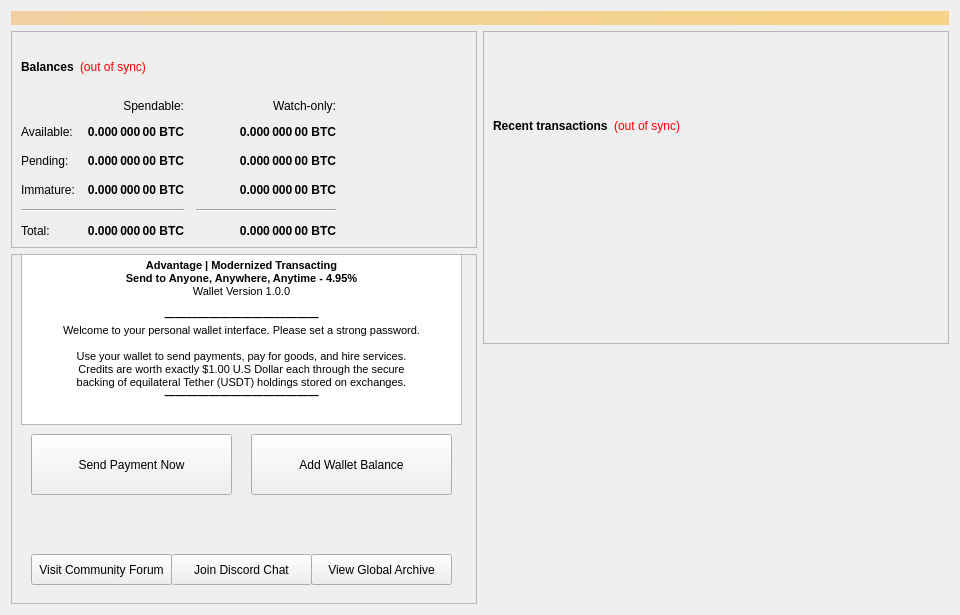
<?xml version="1.0" encoding="UTF-8"?>
<ui version="4.0">
 <class>OverviewPage</class>
 <widget class="QWidget" name="OverviewPage">
  <property name="geometry">
   <rect>
    <x>0</x>
    <y>0</y>
    <width>960</width>
    <height>615</height>
   </rect>
  </property>
  <property name="minimumSize">
   <size>
    <width>960</width>
    <height>0</height>
   </size>
  </property>
  <property name="windowTitle">
   <string>Form</string>
  </property>
  <layout class="QVBoxLayout" name="topLayout">
   <item>
    <widget class="QLabel" name="labelAlerts">
     <property name="visible">
      <bool>false</bool>
     </property>
     <property name="styleSheet">
      <string notr="true">background-color: qlineargradient(x1: 0, y1: 0, x2: 1, y2: 0, stop:0 #F0D0A0, stop:1 #F8D488); color:#000000;</string>
     </property>
     <property name="wordWrap">
      <bool>true</bool>
     </property>
     <property name="margin">
      <number>3</number>
     </property>
    </widget>
   </item>
   <item>
    <layout class="QHBoxLayout" name="horizontalLayout" stretch="1,1">
     <item>
      <layout class="QVBoxLayout" name="verticalLayout_2">
       <item>
        <widget class="QFrame" name="frame">
         <property name="frameShape">
          <enum>QFrame::StyledPanel</enum>
         </property>
         <property name="frameShadow">
          <enum>QFrame::Raised</enum>
         </property>
         <layout class="QVBoxLayout" name="verticalLayout_4">
          <item>
           <layout class="QHBoxLayout" name="horizontalLayout_4">
            <item>
             <widget class="QLabel" name="label_5">
              <property name="font">
               <font>
                <weight>75</weight>
                <bold>true</bold>
               </font>
              </property>
              <property name="text">
               <string>Balances</string>
              </property>
             </widget>
            </item>
            <item>
             <widget class="QLabel" name="labelWalletStatus">
              <property name="cursor">
               <cursorShape>WhatsThisCursor</cursorShape>
              </property>
              <property name="toolTip">
               <string>The displayed information may be out of date. Your wallet automatically synchronizes with the Advantage network after a connection is established, but this process has not completed yet.</string>
              </property>
              <property name="styleSheet">
               <string notr="true">QLabel { color: red; }</string>
              </property>
              <property name="text">
               <string notr="true">(out of sync)</string>
              </property>
              <property name="alignment">
               <set>Qt::AlignLeading|Qt::AlignLeft|Qt::AlignVCenter</set>
              </property>
             </widget>
            </item>
            <item>
             <spacer name="horizontalSpacer_3">
              <property name="orientation">
               <enum>Qt::Horizontal</enum>
              </property>
              <property name="sizeHint" stdset="0">
               <size>
                <width>40</width>
                <height>20</height>
               </size>
              </property>
             </spacer>
            </item>
           </layout>
          </item>
          <item>
           <layout class="QGridLayout" name="gridLayout">
            <property name="spacing">
             <number>12</number>
            </property>
            <item row="2" column="2">
             <widget class="QLabel" name="labelWatchPending">
              <property name="font">
               <font>
                <weight>75</weight>
                <bold>true</bold>
               </font>
              </property>
              <property name="cursor">
               <cursorShape>IBeamCursor</cursorShape>
              </property>
              <property name="toolTip">
               <string>Unconfirmed transactions to watch-only addresses</string>
              </property>
              <property name="text">
               <string notr="true">0.000 000 00 BTC</string>
              </property>
              <property name="alignment">
               <set>Qt::AlignRight|Qt::AlignTrailing|Qt::AlignVCenter</set>
              </property>
              <property name="textInteractionFlags">
               <set>Qt::LinksAccessibleByMouse|Qt::TextSelectableByKeyboard|Qt::TextSelectableByMouse</set>
              </property>
             </widget>
            </item>
            <item row="2" column="1">
             <widget class="QLabel" name="labelUnconfirmed">
              <property name="font">
               <font>
                <weight>75</weight>
                <bold>true</bold>
               </font>
              </property>
              <property name="cursor">
               <cursorShape>IBeamCursor</cursorShape>
              </property>
              <property name="toolTip">
               <string>Total of transactions that have yet to be confirmed, and do not yet count toward the spendable balance</string>
              </property>
              <property name="text">
               <string notr="true">0.000 000 00 BTC</string>
              </property>
              <property name="alignment">
               <set>Qt::AlignRight|Qt::AlignTrailing|Qt::AlignVCenter</set>
              </property>
              <property name="textInteractionFlags">
               <set>Qt::LinksAccessibleByMouse|Qt::TextSelectableByKeyboard|Qt::TextSelectableByMouse</set>
              </property>
             </widget>
            </item>
            <item row="3" column="2">
             <widget class="QLabel" name="labelWatchImmature">
              <property name="font">
               <font>
                <weight>75</weight>
                <bold>true</bold>
               </font>
              </property>
              <property name="cursor">
               <cursorShape>IBeamCursor</cursorShape>
              </property>
              <property name="toolTip">
               <string>Staked or masternode rewards in watch-only addresses that has not yet matured</string>
              </property>
              <property name="text">
               <string notr="true">0.000 000 00 BTC</string>
              </property>
              <property name="alignment">
               <set>Qt::AlignRight|Qt::AlignTrailing|Qt::AlignVCenter</set>
              </property>
              <property name="textInteractionFlags">
               <set>Qt::LinksAccessibleByMouse|Qt::TextSelectableByKeyboard|Qt::TextSelectableByMouse</set>
              </property>
             </widget>
            </item>
            <item row="4" column="0" colspan="2">
             <widget class="Line" name="lineSpendableBalance">
              <property name="orientation">
               <enum>Qt::Horizontal</enum>
              </property>
             </widget>
            </item>
            <item row="4" column="2">
             <widget class="Line" name="lineWatchBalance">
              <property name="sizePolicy">
               <sizepolicy hsizetype="Preferred" vsizetype="Fixed">
                <horstretch>0</horstretch>
                <verstretch>0</verstretch>
               </sizepolicy>
              </property>
              <property name="minimumSize">
               <size>
                <width>140</width>
                <height>0</height>
               </size>
              </property>
              <property name="orientation">
               <enum>Qt::Horizontal</enum>
              </property>
             </widget>
            </item>
            <item row="5" column="0">
             <widget class="QLabel" name="labelTotalText">
              <property name="text">
               <string>Total:</string>
              </property>
             </widget>
            </item>
            <item row="3" column="1">
             <widget class="QLabel" name="labelImmature">
              <property name="font">
               <font>
                <weight>75</weight>
                <bold>true</bold>
               </font>
              </property>
              <property name="cursor">
               <cursorShape>IBeamCursor</cursorShape>
              </property>
              <property name="toolTip">
               <string>Staked or masternode rewards that has not yet matured</string>
              </property>
              <property name="text">
               <string notr="true">0.000 000 00 BTC</string>
              </property>
              <property name="alignment">
               <set>Qt::AlignRight|Qt::AlignTrailing|Qt::AlignVCenter</set>
              </property>
              <property name="textInteractionFlags">
               <set>Qt::LinksAccessibleByMouse|Qt::TextSelectableByKeyboard|Qt::TextSelectableByMouse</set>
              </property>
             </widget>
            </item>
            <item row="2" column="3">
             <spacer name="horizontalSpacer_2">
              <property name="orientation">
               <enum>Qt::Horizontal</enum>
              </property>
              <property name="sizeHint" stdset="0">
               <size>
                <width>40</width>
                <height>20</height>
               </size>
              </property>
             </spacer>
            </item>
            <item row="3" column="0">
             <widget class="QLabel" name="labelImmatureText">
              <property name="text">
               <string>Immature:</string>
              </property>
             </widget>
            </item>
            <item row="5" column="1">
             <widget class="QLabel" name="labelTotal">
              <property name="font">
               <font>
                <weight>75</weight>
                <bold>true</bold>
               </font>
              </property>
              <property name="cursor">
               <cursorShape>IBeamCursor</cursorShape>
              </property>
              <property name="toolTip">
               <string>Your current total balance</string>
              </property>
              <property name="text">
               <string notr="true">0.000 000 00 BTC</string>
              </property>
              <property name="alignment">
               <set>Qt::AlignRight|Qt::AlignTrailing|Qt::AlignVCenter</set>
              </property>
              <property name="textInteractionFlags">
               <set>Qt::LinksAccessibleByMouse|Qt::TextSelectableByKeyboard|Qt::TextSelectableByMouse</set>
              </property>
             </widget>
            </item>
            <item row="5" column="2">
             <widget class="QLabel" name="labelWatchTotal">
              <property name="font">
               <font>
                <weight>75</weight>
                <bold>true</bold>
               </font>
              </property>
              <property name="cursor">
               <cursorShape>IBeamCursor</cursorShape>
              </property>
              <property name="toolTip">
               <string>Current total balance in watch-only addresses</string>
              </property>
              <property name="text">
               <string notr="true">0.000 000 00 BTC</string>
              </property>
              <property name="alignment">
               <set>Qt::AlignRight|Qt::AlignTrailing|Qt::AlignVCenter</set>
              </property>
              <property name="textInteractionFlags">
               <set>Qt::LinksAccessibleByMouse|Qt::TextSelectableByKeyboard|Qt::TextSelectableByMouse</set>
              </property>
             </widget>
            </item>
            <item row="0" column="2">
             <widget class="QLabel" name="labelWatchonly">
              <property name="text">
               <string>Watch-only:</string>
              </property>
              <property name="alignment">
               <set>Qt::AlignRight|Qt::AlignTrailing|Qt::AlignVCenter</set>
              </property>
             </widget>
            </item>
            <item row="1" column="0">
             <widget class="QLabel" name="labelBalanceText">
              <property name="text">
               <string>Available:</string>
              </property>
             </widget>
            </item>
            <item row="1" column="1">
             <widget class="QLabel" name="labelBalance">
              <property name="font">
               <font>
                <weight>75</weight>
                <bold>true</bold>
               </font>
              </property>
              <property name="cursor">
               <cursorShape>IBeamCursor</cursorShape>
              </property>
              <property name="toolTip">
               <string>Your current spendable balance</string>
              </property>
              <property name="text">
               <string notr="true">0.000 000 00 BTC</string>
              </property>
              <property name="alignment">
               <set>Qt::AlignRight|Qt::AlignTrailing|Qt::AlignVCenter</set>
              </property>
              <property name="textInteractionFlags">
               <set>Qt::LinksAccessibleByMouse|Qt::TextSelectableByKeyboard|Qt::TextSelectableByMouse</set>
              </property>
             </widget>
            </item>
            <item row="1" column="2">
             <widget class="QLabel" name="labelWatchAvailable">
              <property name="font">
               <font>
                <weight>75</weight>
                <bold>true</bold>
               </font>
              </property>
              <property name="cursor">
               <cursorShape>IBeamCursor</cursorShape>
              </property>
              <property name="toolTip">
               <string>Your current balance in watch-only addresses</string>
              </property>
              <property name="text">
               <string notr="true">0.000 000 00 BTC</string>
              </property>
              <property name="alignment">
               <set>Qt::AlignRight|Qt::AlignTrailing|Qt::AlignVCenter</set>
              </property>
              <property name="textInteractionFlags">
               <set>Qt::LinksAccessibleByMouse|Qt::TextSelectableByKeyboard|Qt::TextSelectableByMouse</set>
              </property>
             </widget>
            </item>
            <item row="2" column="0">
             <widget class="QLabel" name="labelPendingText">
              <property name="text">
               <string>Pending:</string>
              </property>
             </widget>
            </item>
            <item row="0" column="1">
             <widget class="QLabel" name="labelSpendable">
              <property name="text">
               <string>Spendable:</string>
              </property>
              <property name="alignment">
               <set>Qt::AlignRight|Qt::AlignTrailing|Qt::AlignVCenter</set>
              </property>
             </widget>
            </item>
           </layout>
          </item>
         </layout>
        </widget>
       </item>
       <item>
        <widget class="QFrame" name="frameObfuscation">
         <property name="minimumSize">
          <size>
           <width>0</width>
           <height>350</height>
          </size>
         </property>
         <property name="layoutDirection">
          <enum>Qt::LeftToRight</enum>
         </property>
         <property name="frameShape">
          <enum>QFrame::StyledPanel</enum>
         </property>
         <property name="frameShadow">
          <enum>QFrame::Raised</enum>
         </property>
         <widget class="QPushButton" name="runAutoDenom">
          <property name="geometry">
           <rect>
            <x>251</x>
            <y>17</y>
            <width>1</width>
            <height>1</height>
           </rect>
          </property>
          <property name="palette">
           <palette>
            <active>
             <colorrole role="WindowText">
              <brush brushstyle="SolidPattern">
               <color alpha="255">
                <red>0</red>
                <green>0</green>
                <blue>0</blue>
               </color>
              </brush>
             </colorrole>
             <colorrole role="Button">
              <brush brushstyle="SolidPattern">
               <color alpha="255">
                <red>239</red>
                <green>238</green>
                <blue>238</blue>
               </color>
              </brush>
             </colorrole>
             <colorrole role="Light">
              <brush brushstyle="SolidPattern">
               <color alpha="255">
                <red>255</red>
                <green>255</green>
                <blue>255</blue>
               </color>
              </brush>
             </colorrole>
             <colorrole role="Midlight">
              <brush brushstyle="SolidPattern">
               <color alpha="255">
                <red>247</red>
                <green>246</green>
                <blue>246</blue>
               </color>
              </brush>
             </colorrole>
             <colorrole role="Dark">
              <brush brushstyle="SolidPattern">
               <color alpha="255">
                <red>119</red>
                <green>119</green>
                <blue>119</blue>
               </color>
              </brush>
             </colorrole>
             <colorrole role="Mid">
              <brush brushstyle="SolidPattern">
               <color alpha="255">
                <red>159</red>
                <green>159</green>
                <blue>159</blue>
               </color>
              </brush>
             </colorrole>
             <colorrole role="Text">
              <brush brushstyle="SolidPattern">
               <color alpha="255">
                <red>0</red>
                <green>0</green>
                <blue>0</blue>
               </color>
              </brush>
             </colorrole>
             <colorrole role="BrightText">
              <brush brushstyle="SolidPattern">
               <color alpha="255">
                <red>255</red>
                <green>255</green>
                <blue>255</blue>
               </color>
              </brush>
             </colorrole>
             <colorrole role="ButtonText">
              <brush brushstyle="SolidPattern">
               <color alpha="255">
                <red>0</red>
                <green>0</green>
                <blue>0</blue>
               </color>
              </brush>
             </colorrole>
             <colorrole role="Base">
              <brush brushstyle="SolidPattern">
               <color alpha="255">
                <red>255</red>
                <green>255</green>
                <blue>255</blue>
               </color>
              </brush>
             </colorrole>
             <colorrole role="Window">
              <brush brushstyle="SolidPattern">
               <color alpha="255">
                <red>239</red>
                <green>238</green>
                <blue>238</blue>
               </color>
              </brush>
             </colorrole>
             <colorrole role="Shadow">
              <brush brushstyle="SolidPattern">
               <color alpha="255">
                <red>0</red>
                <green>0</green>
                <blue>0</blue>
               </color>
              </brush>
             </colorrole>
             <colorrole role="AlternateBase">
              <brush brushstyle="SolidPattern">
               <color alpha="255">
                <red>247</red>
                <green>246</green>
                <blue>246</blue>
               </color>
              </brush>
             </colorrole>
             <colorrole role="ToolTipBase">
              <brush brushstyle="SolidPattern">
               <color alpha="255">
                <red>255</red>
                <green>255</green>
                <blue>220</blue>
               </color>
              </brush>
             </colorrole>
             <colorrole role="ToolTipText">
              <brush brushstyle="SolidPattern">
               <color alpha="255">
                <red>0</red>
                <green>0</green>
                <blue>0</blue>
               </color>
              </brush>
             </colorrole>
            </active>
            <inactive>
             <colorrole role="WindowText">
              <brush brushstyle="SolidPattern">
               <color alpha="255">
                <red>0</red>
                <green>0</green>
                <blue>0</blue>
               </color>
              </brush>
             </colorrole>
             <colorrole role="Button">
              <brush brushstyle="SolidPattern">
               <color alpha="255">
                <red>239</red>
                <green>238</green>
                <blue>238</blue>
               </color>
              </brush>
             </colorrole>
             <colorrole role="Light">
              <brush brushstyle="SolidPattern">
               <color alpha="255">
                <red>255</red>
                <green>255</green>
                <blue>255</blue>
               </color>
              </brush>
             </colorrole>
             <colorrole role="Midlight">
              <brush brushstyle="SolidPattern">
               <color alpha="255">
                <red>247</red>
                <green>246</green>
                <blue>246</blue>
               </color>
              </brush>
             </colorrole>
             <colorrole role="Dark">
              <brush brushstyle="SolidPattern">
               <color alpha="255">
                <red>119</red>
                <green>119</green>
                <blue>119</blue>
               </color>
              </brush>
             </colorrole>
             <colorrole role="Mid">
              <brush brushstyle="SolidPattern">
               <color alpha="255">
                <red>159</red>
                <green>159</green>
                <blue>159</blue>
               </color>
              </brush>
             </colorrole>
             <colorrole role="Text">
              <brush brushstyle="SolidPattern">
               <color alpha="255">
                <red>0</red>
                <green>0</green>
                <blue>0</blue>
               </color>
              </brush>
             </colorrole>
             <colorrole role="BrightText">
              <brush brushstyle="SolidPattern">
               <color alpha="255">
                <red>255</red>
                <green>255</green>
                <blue>255</blue>
               </color>
              </brush>
             </colorrole>
             <colorrole role="ButtonText">
              <brush brushstyle="SolidPattern">
               <color alpha="255">
                <red>0</red>
                <green>0</green>
                <blue>0</blue>
               </color>
              </brush>
             </colorrole>
             <colorrole role="Base">
              <brush brushstyle="SolidPattern">
               <color alpha="255">
                <red>255</red>
                <green>255</green>
                <blue>255</blue>
               </color>
              </brush>
             </colorrole>
             <colorrole role="Window">
              <brush brushstyle="SolidPattern">
               <color alpha="255">
                <red>239</red>
                <green>238</green>
                <blue>238</blue>
               </color>
              </brush>
             </colorrole>
             <colorrole role="Shadow">
              <brush brushstyle="SolidPattern">
               <color alpha="255">
                <red>0</red>
                <green>0</green>
                <blue>0</blue>
               </color>
              </brush>
             </colorrole>
             <colorrole role="AlternateBase">
              <brush brushstyle="SolidPattern">
               <color alpha="255">
                <red>247</red>
                <green>246</green>
                <blue>246</blue>
               </color>
              </brush>
             </colorrole>
             <colorrole role="ToolTipBase">
              <brush brushstyle="SolidPattern">
               <color alpha="255">
                <red>255</red>
                <green>255</green>
                <blue>220</blue>
               </color>
              </brush>
             </colorrole>
             <colorrole role="ToolTipText">
              <brush brushstyle="SolidPattern">
               <color alpha="255">
                <red>0</red>
                <green>0</green>
                <blue>0</blue>
               </color>
              </brush>
             </colorrole>
            </inactive>
            <disabled>
             <colorrole role="WindowText">
              <brush brushstyle="SolidPattern">
               <color alpha="255">
                <red>119</red>
                <green>119</green>
                <blue>119</blue>
               </color>
              </brush>
             </colorrole>
             <colorrole role="Button">
              <brush brushstyle="SolidPattern">
               <color alpha="255">
                <red>239</red>
                <green>238</green>
                <blue>238</blue>
               </color>
              </brush>
             </colorrole>
             <colorrole role="Light">
              <brush brushstyle="SolidPattern">
               <color alpha="255">
                <red>255</red>
                <green>255</green>
                <blue>255</blue>
               </color>
              </brush>
             </colorrole>
             <colorrole role="Midlight">
              <brush brushstyle="SolidPattern">
               <color alpha="255">
                <red>247</red>
                <green>246</green>
                <blue>246</blue>
               </color>
              </brush>
             </colorrole>
             <colorrole role="Dark">
              <brush brushstyle="SolidPattern">
               <color alpha="255">
                <red>119</red>
                <green>119</green>
                <blue>119</blue>
               </color>
              </brush>
             </colorrole>
             <colorrole role="Mid">
              <brush brushstyle="SolidPattern">
               <color alpha="255">
                <red>159</red>
                <green>159</green>
                <blue>159</blue>
               </color>
              </brush>
             </colorrole>
             <colorrole role="Text">
              <brush brushstyle="SolidPattern">
               <color alpha="255">
                <red>119</red>
                <green>119</green>
                <blue>119</blue>
               </color>
              </brush>
             </colorrole>
             <colorrole role="BrightText">
              <brush brushstyle="SolidPattern">
               <color alpha="255">
                <red>255</red>
                <green>255</green>
                <blue>255</blue>
               </color>
              </brush>
             </colorrole>
             <colorrole role="ButtonText">
              <brush brushstyle="SolidPattern">
               <color alpha="255">
                <red>119</red>
                <green>119</green>
                <blue>119</blue>
               </color>
              </brush>
             </colorrole>
             <colorrole role="Base">
              <brush brushstyle="SolidPattern">
               <color alpha="255">
                <red>239</red>
                <green>238</green>
                <blue>238</blue>
               </color>
              </brush>
             </colorrole>
             <colorrole role="Window">
              <brush brushstyle="SolidPattern">
               <color alpha="255">
                <red>239</red>
                <green>238</green>
                <blue>238</blue>
               </color>
              </brush>
             </colorrole>
             <colorrole role="Shadow">
              <brush brushstyle="SolidPattern">
               <color alpha="255">
                <red>0</red>
                <green>0</green>
                <blue>0</blue>
               </color>
              </brush>
             </colorrole>
             <colorrole role="AlternateBase">
              <brush brushstyle="SolidPattern">
               <color alpha="255">
                <red>239</red>
                <green>238</green>
                <blue>238</blue>
               </color>
              </brush>
             </colorrole>
             <colorrole role="ToolTipBase">
              <brush brushstyle="SolidPattern">
               <color alpha="255">
                <red>255</red>
                <green>255</green>
                <blue>220</blue>
               </color>
              </brush>
             </colorrole>
             <colorrole role="ToolTipText">
              <brush brushstyle="SolidPattern">
               <color alpha="255">
                <red>0</red>
                <green>0</green>
                <blue>0</blue>
               </color>
              </brush>
             </colorrole>
            </disabled>
           </palette>
          </property>
          <property name="focusPolicy">
           <enum>Qt::NoFocus</enum>
          </property>
          <property name="autoFillBackground">
           <bool>true</bool>
          </property>
          <property name="text">
           <string/>
          </property>
          <property name="flat">
           <bool>true</bool>
          </property>
         </widget>
         <widget class="QTextEdit" name="textEdit">
          <property name="geometry">
           <rect>
            <x>10</x>
            <y>0</y>
            <width>441</width>
            <height>171</height>
           </rect>
          </property>
          <property name="font">
           <font>
            <family>Arial</family>
            <weight>50</weight>
            <italic>false</italic>
            <bold>false</bold>
           </font>
          </property>
          <property name="autoFillBackground">
           <bool>true</bool>
          </property>
          <property name="readOnly">
           <bool>true</bool>
          </property>
          <property name="html">
           <string>&lt;!DOCTYPE HTML PUBLIC &quot;-//W3C//DTD HTML 4.0//EN&quot; &quot;http://www.w3.org/TR/REC-html40/strict.dtd&quot;&gt;
&lt;html&gt;&lt;head&gt;&lt;meta name=&quot;qrichtext&quot; content=&quot;1&quot; /&gt;&lt;style type=&quot;text/css&quot;&gt;
p, li { white-space: pre-wrap; }
&lt;/style&gt;&lt;/head&gt;&lt;body style=&quot; font-family:'Arial'; font-size:8.25pt; font-weight:400; font-style:normal;&quot;&gt;
&lt;p align=&quot;center&quot; style=&quot; margin-top:0px; margin-bottom:0px; margin-left:0px; margin-right:0px; -qt-block-indent:0; text-indent:0px;&quot;&gt;&lt;span style=&quot; font-weight:600;&quot;&gt;Advantage | Modernized Transacting&lt;/span&gt;&lt;/p&gt;
&lt;p align=&quot;center&quot; style=&quot; margin-top:0px; margin-bottom:0px; margin-left:0px; margin-right:0px; -qt-block-indent:0; text-indent:0px;&quot;&gt;&lt;span style=&quot; font-weight:600;&quot;&gt;Send to Anyone, Anywhere, Anytime - 4.95%&lt;/span&gt;&lt;/p&gt;
&lt;p align=&quot;center&quot; style=&quot; margin-top:0px; margin-bottom:0px; margin-left:0px; margin-right:0px; -qt-block-indent:0; text-indent:0px;&quot;&gt;Wallet Version 1.0.0&lt;/p&gt;
&lt;p align=&quot;center&quot; style=&quot;-qt-paragraph-type:empty; margin-top:0px; margin-bottom:0px; margin-left:0px; margin-right:0px; -qt-block-indent:0; text-indent:0px;&quot;&gt;&lt;br /&gt;&lt;/p&gt;
&lt;p align=&quot;center&quot; style=&quot; margin-top:0px; margin-bottom:0px; margin-left:0px; margin-right:0px; -qt-block-indent:0; text-indent:0px;&quot;&gt;&lt;span style=&quot; font-family:'MS Shell Dlg 2'; font-weight:600;&quot;&gt;——————————————&lt;/span&gt;&lt;/p&gt;
&lt;p align=&quot;center&quot; style=&quot; margin-top:0px; margin-bottom:0px; margin-left:0px; margin-right:0px; -qt-block-indent:0; text-indent:0px;&quot;&gt;Welcome to your personal wallet interface. Please set a strong password.&lt;/p&gt;
&lt;p align=&quot;center&quot; style=&quot;-qt-paragraph-type:empty; margin-top:0px; margin-bottom:0px; margin-left:0px; margin-right:0px; -qt-block-indent:0; text-indent:0px;&quot;&gt;&lt;br /&gt;&lt;/p&gt;
&lt;p align=&quot;center&quot; style=&quot; margin-top:0px; margin-bottom:0px; margin-left:0px; margin-right:0px; -qt-block-indent:0; text-indent:0px;&quot;&gt;Use your wallet to send payments, pay for goods, and hire services.&lt;/p&gt;
&lt;p align=&quot;center&quot; style=&quot; margin-top:0px; margin-bottom:0px; margin-left:0px; margin-right:0px; -qt-block-indent:0; text-indent:0px;&quot;&gt;Credits are worth exactly $1.00 U.S Dollar each through the secure&lt;/p&gt;
&lt;p align=&quot;center&quot; style=&quot; margin-top:0px; margin-bottom:0px; margin-left:0px; margin-right:0px; -qt-block-indent:0; text-indent:0px;&quot;&gt;backing of equilateral Tether (USDT) holdings stored on exchanges.&lt;/p&gt;
&lt;p align=&quot;center&quot; style=&quot; margin-top:0px; margin-bottom:0px; margin-left:0px; margin-right:0px; -qt-block-indent:0; text-indent:0px;&quot;&gt;&lt;span style=&quot; font-family:'MS Shell Dlg 2'; font-weight:600;&quot;&gt;——————————————&lt;/span&gt;&lt;/p&gt;
&lt;p align=&quot;center&quot; style=&quot;-qt-paragraph-type:empty; margin-top:0px; margin-bottom:0px; margin-left:0px; margin-right:0px; -qt-block-indent:0; text-indent:0px; font-weight:600;&quot;&gt;&lt;br /&gt;&lt;/p&gt;&lt;/body&gt;&lt;/html&gt;</string>
          </property>
         </widget>
         <widget class="QPushButton" name="pushButton">
          <property name="geometry">
           <rect>
            <x>20</x>
            <y>180</y>
            <width>201</width>
            <height>61</height>
           </rect>
          </property>
          <property name="text">
           <string>Send Payment Now</string>
          </property>
         </widget>
         <widget class="QPushButton" name="pushButton_2">
          <property name="geometry">
           <rect>
            <x>240</x>
            <y>180</y>
            <width>201</width>
            <height>61</height>
           </rect>
          </property>
          <property name="text">
           <string>Add Wallet Balance</string>
          </property>
         </widget>
         <widget class="QPushButton" name="pushButton_3">
          <property name="geometry">
           <rect>
            <x>20</x>
            <y>300</y>
            <width>141</width>
            <height>31</height>
           </rect>
          </property>
          <property name="text">
           <string>Visit Community Forum</string>
          </property>
         </widget>
         <widget class="QPushButton" name="pushButton_4">
          <property name="geometry">
           <rect>
            <x>160</x>
            <y>300</y>
            <width>141</width>
            <height>31</height>
           </rect>
          </property>
          <property name="text">
           <string>Join Discord Chat</string>
          </property>
         </widget>
         <widget class="QPushButton" name="pushButton_5">
          <property name="geometry">
           <rect>
            <x>300</x>
            <y>300</y>
            <width>141</width>
            <height>31</height>
           </rect>
          </property>
          <property name="text">
           <string>View Global Archive</string>
          </property>
         </widget>
        </widget>
       </item>
      </layout>
     </item>
     <item>
      <layout class="QVBoxLayout" name="verticalLayout_3">
       <item>
        <widget class="QFrame" name="frame_2">
         <property name="frameShape">
          <enum>QFrame::StyledPanel</enum>
         </property>
         <property name="frameShadow">
          <enum>QFrame::Raised</enum>
         </property>
         <layout class="QVBoxLayout" name="verticalLayout">
          <item>
           <spacer name="verticalSpacer_3">
            <property name="orientation">
             <enum>Qt::Vertical</enum>
            </property>
            <property name="sizeType">
             <enum>QSizePolicy::Fixed</enum>
            </property>
            <property name="sizeHint" stdset="0">
             <size>
              <width>20</width>
              <height>75</height>
             </size>
            </property>
           </spacer>
          </item>
          <item>
           <layout class="QHBoxLayout" name="horizontalLayout_2">
            <item>
             <widget class="QLabel" name="label_4">
              <property name="font">
               <font>
                <weight>75</weight>
                <bold>true</bold>
               </font>
              </property>
              <property name="text">
               <string>Recent transactions</string>
              </property>
             </widget>
            </item>
            <item>
             <widget class="QLabel" name="labelTransactionsStatus">
              <property name="cursor">
               <cursorShape>WhatsThisCursor</cursorShape>
              </property>
              <property name="toolTip">
               <string>The displayed information may be out of date. Your wallet automatically synchronizes with the Advantage network after a connection is established, but this process has not completed yet.</string>
              </property>
              <property name="styleSheet">
               <string notr="true">QLabel { color: red; }</string>
              </property>
              <property name="text">
               <string notr="true">(out of sync)</string>
              </property>
              <property name="alignment">
               <set>Qt::AlignRight|Qt::AlignTrailing|Qt::AlignVCenter</set>
              </property>
             </widget>
            </item>
            <item>
             <spacer name="horizontalSpacer">
              <property name="orientation">
               <enum>Qt::Horizontal</enum>
              </property>
              <property name="sizeHint" stdset="0">
               <size>
                <width>40</width>
                <height>20</height>
               </size>
              </property>
             </spacer>
            </item>
           </layout>
          </item>
          <item>
           <widget class="QListView" name="listTransactions">
            <property name="styleSheet">
             <string notr="true">QListView { background: transparent; }</string>
            </property>
            <property name="frameShape">
             <enum>QFrame::NoFrame</enum>
            </property>
            <property name="verticalScrollBarPolicy">
             <enum>Qt::ScrollBarAlwaysOff</enum>
            </property>
            <property name="horizontalScrollBarPolicy">
             <enum>Qt::ScrollBarAlwaysOff</enum>
            </property>
            <property name="selectionMode">
             <enum>QAbstractItemView::NoSelection</enum>
            </property>
           </widget>
          </item>
         </layout>
        </widget>
       </item>
       <item>
        <spacer name="verticalSpacer_2">
         <property name="orientation">
          <enum>Qt::Vertical</enum>
         </property>
         <property name="sizeType">
          <enum>QSizePolicy::Expanding</enum>
         </property>
         <property name="sizeHint" stdset="0">
          <size>
           <width>20</width>
           <height>40</height>
          </size>
         </property>
        </spacer>
       </item>
      </layout>
     </item>
    </layout>
   </item>
  </layout>
 </widget>
 <resources/>
 <connections/>
</ui>
